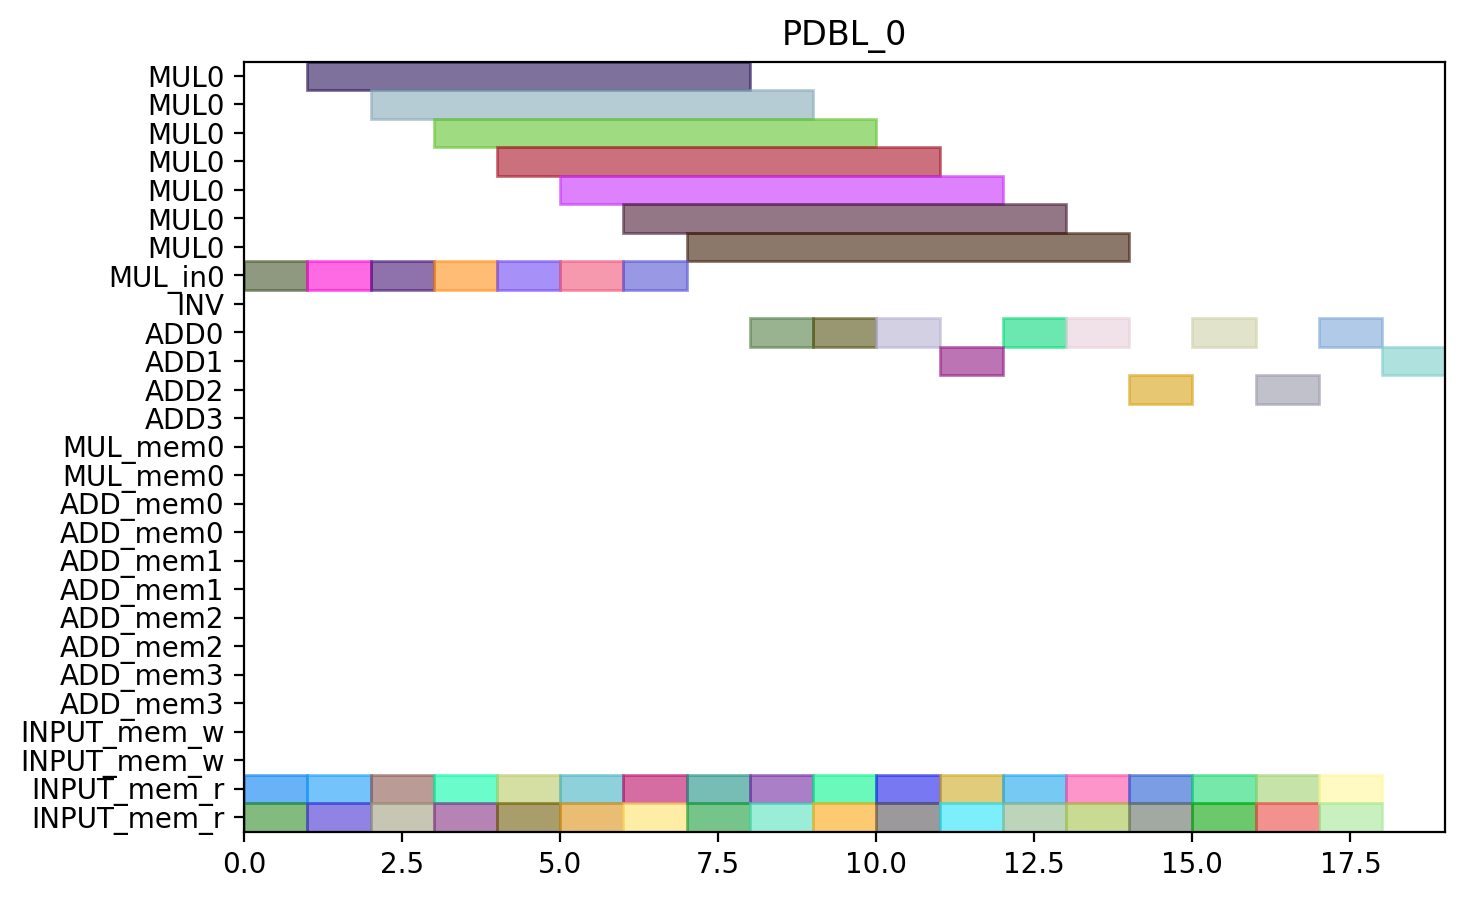

Generate this figure with Python:
from pyschedule import Scenario, solvers, plotters, alt


def solve():
	horizon = 90
	S = Scenario("PDBL_0", horizon=horizon)

	# resource
	MUL = S.Resources('MUL', num=1, size=7)
	MUL_in = S.Resources('MUL_in', num=1)
	INV = S.Resource('INV')
	ADD = S.Resources('ADD', num=4, periods=range(1, horizon))
	MUL_mem = S.Resources('MUL_mem', num=1, size=2)
	ADD_mem = S.Resources('ADD_mem', num=4, size=2)
	INPUT_mem_w = S.Resource('INPUT_mem_w', size=2)
	INPUT_mem_r = S.Resource('INPUT_mem_r', size=2)

	# result of previous scheduling

	# new tasks
	t0_t0 = S.Task('t0_t0', length=1, delay_cost=1)
	t0_t0 += alt(ADD)

	t0_t0_mem0 = S.Task('t0_t0_mem0', length=1, delay_cost=1)
	t0_t0_mem0 += INPUT_mem_r
	S += t0_t0_mem0 <= t0_t0

	t0_t0_mem1 = S.Task('t0_t0_mem1', length=1, delay_cost=1)
	t0_t0_mem1 += INPUT_mem_r
	S += t0_t0_mem1 <= t0_t0

	t0_t1 = S.Task('t0_t1', length=1, delay_cost=1)
	t0_t1 += alt(ADD)

	t0_t1_mem0 = S.Task('t0_t1_mem0', length=1, delay_cost=1)
	t0_t1_mem0 += INPUT_mem_r
	S += t0_t1_mem0 <= t0_t1

	t0_t1_mem1 = S.Task('t0_t1_mem1', length=1, delay_cost=1)
	t0_t1_mem1 += INPUT_mem_r
	S += t0_t1_mem1 <= t0_t1

	t0_t3_in = S.Task('t0_t3_in', length=1, delay_cost=1)
	t0_t3_in += alt(MUL_in)
	t0_t3 = S.Task('t0_t3', length=7, delay_cost=1)
	t0_t3 += alt(MUL)
	S += t0_t3>=t0_t3_in

	t0_t3_mem0 = S.Task('t0_t3_mem0', length=1, delay_cost=1)
	t0_t3_mem0 += INPUT_mem_r
	S += t0_t3_mem0 <= t0_t3

	t0_t3_mem1 = S.Task('t0_t3_mem1', length=1, delay_cost=1)
	t0_t3_mem1 += INPUT_mem_r
	S += t0_t3_mem1 <= t0_t3

	t1_t0 = S.Task('t1_t0', length=1, delay_cost=1)
	t1_t0 += alt(ADD)

	t1_t0_mem0 = S.Task('t1_t0_mem0', length=1, delay_cost=1)
	t1_t0_mem0 += INPUT_mem_r
	S += t1_t0_mem0 <= t1_t0

	t1_t0_mem1 = S.Task('t1_t0_mem1', length=1, delay_cost=1)
	t1_t0_mem1 += INPUT_mem_r
	S += t1_t0_mem1 <= t1_t0

	t1_t1 = S.Task('t1_t1', length=1, delay_cost=1)
	t1_t1 += alt(ADD)

	t1_t1_mem0 = S.Task('t1_t1_mem0', length=1, delay_cost=1)
	t1_t1_mem0 += INPUT_mem_r
	S += t1_t1_mem0 <= t1_t1

	t1_t1_mem1 = S.Task('t1_t1_mem1', length=1, delay_cost=1)
	t1_t1_mem1 += INPUT_mem_r
	S += t1_t1_mem1 <= t1_t1

	t1_t3_in = S.Task('t1_t3_in', length=1, delay_cost=1)
	t1_t3_in += alt(MUL_in)
	t1_t3 = S.Task('t1_t3', length=7, delay_cost=1)
	t1_t3 += alt(MUL)
	S += t1_t3>=t1_t3_in

	t1_t3_mem0 = S.Task('t1_t3_mem0', length=1, delay_cost=1)
	t1_t3_mem0 += INPUT_mem_r
	S += t1_t3_mem0 <= t1_t3

	t1_t3_mem1 = S.Task('t1_t3_mem1', length=1, delay_cost=1)
	t1_t3_mem1 += INPUT_mem_r
	S += t1_t3_mem1 <= t1_t3

	t2_t2 = S.Task('t2_t2', length=1, delay_cost=1)
	t2_t2 += alt(ADD)

	t2_t2_mem0 = S.Task('t2_t2_mem0', length=1, delay_cost=1)
	t2_t2_mem0 += INPUT_mem_r
	S += t2_t2_mem0 <= t2_t2

	t2_t2_mem1 = S.Task('t2_t2_mem1', length=1, delay_cost=1)
	t2_t2_mem1 += INPUT_mem_r
	S += t2_t2_mem1 <= t2_t2

	t5_t0_in = S.Task('t5_t0_in', length=1, delay_cost=1)
	t5_t0_in += alt(MUL_in)
	t5_t0 = S.Task('t5_t0', length=7, delay_cost=1)
	t5_t0 += alt(MUL)
	S += t5_t0>=t5_t0_in

	t5_t0_mem0 = S.Task('t5_t0_mem0', length=1, delay_cost=1)
	t5_t0_mem0 += INPUT_mem_r
	S += t5_t0_mem0 <= t5_t0

	t5_t0_mem1 = S.Task('t5_t0_mem1', length=1, delay_cost=1)
	t5_t0_mem1 += INPUT_mem_r
	S += t5_t0_mem1 <= t5_t0

	t5_t1_in = S.Task('t5_t1_in', length=1, delay_cost=1)
	t5_t1_in += alt(MUL_in)
	t5_t1 = S.Task('t5_t1', length=7, delay_cost=1)
	t5_t1 += alt(MUL)
	S += t5_t1>=t5_t1_in

	t5_t1_mem0 = S.Task('t5_t1_mem0', length=1, delay_cost=1)
	t5_t1_mem0 += INPUT_mem_r
	S += t5_t1_mem0 <= t5_t1

	t5_t1_mem1 = S.Task('t5_t1_mem1', length=1, delay_cost=1)
	t5_t1_mem1 += INPUT_mem_r
	S += t5_t1_mem1 <= t5_t1

	t5_t2 = S.Task('t5_t2', length=1, delay_cost=1)
	t5_t2 += alt(ADD)

	t5_t2_mem0 = S.Task('t5_t2_mem0', length=1, delay_cost=1)
	t5_t2_mem0 += INPUT_mem_r
	S += t5_t2_mem0 <= t5_t2

	t5_t2_mem1 = S.Task('t5_t2_mem1', length=1, delay_cost=1)
	t5_t2_mem1 += INPUT_mem_r
	S += t5_t2_mem1 <= t5_t2

	t5_t3 = S.Task('t5_t3', length=1, delay_cost=1)
	t5_t3 += alt(ADD)

	t5_t3_mem0 = S.Task('t5_t3_mem0', length=1, delay_cost=1)
	t5_t3_mem0 += INPUT_mem_r
	S += t5_t3_mem0 <= t5_t3

	t5_t3_mem1 = S.Task('t5_t3_mem1', length=1, delay_cost=1)
	t5_t3_mem1 += INPUT_mem_r
	S += t5_t3_mem1 <= t5_t3

	t7_t0 = S.Task('t7_t0', length=1, delay_cost=1)
	t7_t0 += alt(ADD)

	t7_t0_mem0 = S.Task('t7_t0_mem0', length=1, delay_cost=1)
	t7_t0_mem0 += INPUT_mem_r
	S += t7_t0_mem0 <= t7_t0

	t7_t0_mem1 = S.Task('t7_t0_mem1', length=1, delay_cost=1)
	t7_t0_mem1 += INPUT_mem_r
	S += t7_t0_mem1 <= t7_t0

	t7_t1 = S.Task('t7_t1', length=1, delay_cost=1)
	t7_t1 += alt(ADD)

	t7_t1_mem0 = S.Task('t7_t1_mem0', length=1, delay_cost=1)
	t7_t1_mem0 += INPUT_mem_r
	S += t7_t1_mem0 <= t7_t1

	t7_t1_mem1 = S.Task('t7_t1_mem1', length=1, delay_cost=1)
	t7_t1_mem1 += INPUT_mem_r
	S += t7_t1_mem1 <= t7_t1

	t7_t3_in = S.Task('t7_t3_in', length=1, delay_cost=1)
	t7_t3_in += alt(MUL_in)
	t7_t3 = S.Task('t7_t3', length=7, delay_cost=1)
	t7_t3 += alt(MUL)
	S += t7_t3>=t7_t3_in

	t7_t3_mem0 = S.Task('t7_t3_mem0', length=1, delay_cost=1)
	t7_t3_mem0 += INPUT_mem_r
	S += t7_t3_mem0 <= t7_t3

	t7_t3_mem1 = S.Task('t7_t3_mem1', length=1, delay_cost=1)
	t7_t3_mem1 += INPUT_mem_r
	S += t7_t3_mem1 <= t7_t3

	t10_t0_in = S.Task('t10_t0_in', length=1, delay_cost=1)
	t10_t0_in += alt(MUL_in)
	t10_t0 = S.Task('t10_t0', length=7, delay_cost=1)
	t10_t0 += alt(MUL)
	S += t10_t0>=t10_t0_in

	t10_t0_mem0 = S.Task('t10_t0_mem0', length=1, delay_cost=1)
	t10_t0_mem0 += INPUT_mem_r
	S += t10_t0_mem0 <= t10_t0

	t10_t0_mem1 = S.Task('t10_t0_mem1', length=1, delay_cost=1)
	t10_t0_mem1 += INPUT_mem_r
	S += t10_t0_mem1 <= t10_t0

	t10_t1_in = S.Task('t10_t1_in', length=1, delay_cost=1)
	t10_t1_in += alt(MUL_in)
	t10_t1 = S.Task('t10_t1', length=7, delay_cost=1)
	t10_t1 += alt(MUL)
	S += t10_t1>=t10_t1_in

	t10_t1_mem0 = S.Task('t10_t1_mem0', length=1, delay_cost=1)
	t10_t1_mem0 += INPUT_mem_r
	S += t10_t1_mem0 <= t10_t1

	t10_t1_mem1 = S.Task('t10_t1_mem1', length=1, delay_cost=1)
	t10_t1_mem1 += INPUT_mem_r
	S += t10_t1_mem1 <= t10_t1

	t10_t2 = S.Task('t10_t2', length=1, delay_cost=1)
	t10_t2 += alt(ADD)

	t10_t2_mem0 = S.Task('t10_t2_mem0', length=1, delay_cost=1)
	t10_t2_mem0 += INPUT_mem_r
	S += t10_t2_mem0 <= t10_t2

	t10_t2_mem1 = S.Task('t10_t2_mem1', length=1, delay_cost=1)
	t10_t2_mem1 += INPUT_mem_r
	S += t10_t2_mem1 <= t10_t2

	t10_t3 = S.Task('t10_t3', length=1, delay_cost=1)
	t10_t3 += alt(ADD)

	t10_t3_mem0 = S.Task('t10_t3_mem0', length=1, delay_cost=1)
	t10_t3_mem0 += INPUT_mem_r
	S += t10_t3_mem0 <= t10_t3

	t10_t3_mem1 = S.Task('t10_t3_mem1', length=1, delay_cost=1)
	t10_t3_mem1 += INPUT_mem_r
	S += t10_t3_mem1 <= t10_t3

	solvers.mip.solve(S,msg=1,kind='CPLEX',ratio_gap=1.01)

	solution = [['hoge']*len(S.solution()[1]) for i in range(len(S.solution()))]
	for i in range(len(S.solution())):
		for j in range(len(S.solution()[i])):
			solution[i][j]=str(S.solution()[i][j])
	print(solution)

	cycles = int(solution[-1][3])

	pic_file_name = "/home/mfukuda/pairing_automation_design2/bls12-461/scheduling/PDBL_mul1_add4/PDBL_0.png"
	if(S.solution() != []):
		plotters.matplotlib.plot(S,img_filename=pic_file_name, vertical_text=True, fig_size=(cycles*0.25+3, 5), show_task_labels=False)

	return solution
